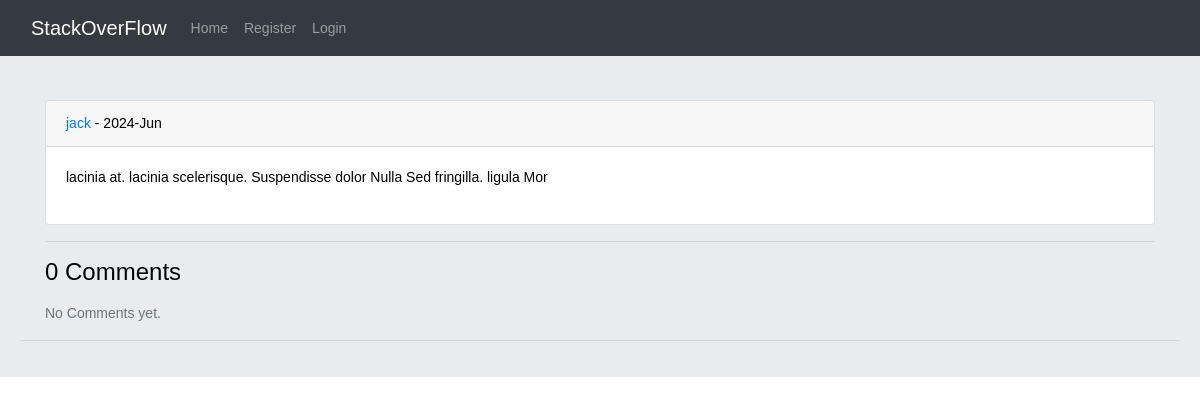
Page /post/30/lacinia-at-lacinia-scelerisqu/ on the committed database.
### home/models.py (models this page shows, shortened)
class Post(models.Model):
    user = models.ForeignKey(User, on_delete=models.CASCADE, related_name='posts')
    body = models.TextField()
    slug = models.SlugField(unique=True)
    created = models.DateTimeField(auto_now_add=True)
    updated = models.DateTimeField(auto_now=True)
    class Meta:
        ordering = ('-created',)

### home/views.py (the view, shortened to what this page needs)
# urls.py: path('post/<int:pk>/<slug:slug>/', views.PostDetailView.as_view(), name='post-detail'),
class PostDetailView(View):
    form_class = CommentForm
    form_class_reply = CommentReplyForm
    def setup(self, request, *args, **kwargs):
        self.post_instance = get_object_or_404(
            Post, pk=kwargs['pk'], slug=kwargs['slug'])
        return super().setup(request, *args, **kwargs)
    def get(self, request, pk, slug):
        comments = self.post_instance.pcomments.filter(is_reply=False)
        return render(request, 'home/detail.html',
                      {'post': self.post_instance, 'comments': comments, 'form': self.form_class, 'reply_form': self.form_class_reply})

### home/templates/home/detail.html (shortened to what this page needs)
{% extends '_base.html' %}
{% block content %}
<div class="container mt-4">
    <div class="card">
        <div class="card-header">
            <a href="{% url 'accounts:user-profile' post.user.id %}" class="text-decoration-none">{{ post.user.username}}</a>
            - {{ post.updated|date:"Y-M" }}
        </div>
        <div class="card-body">
            <p>{{ post.body }}</p>
        </div>
    </div>
    <hr>
    <h4>{{ comments.count }} Comments</h4>
    {% for comment in comments %}
    <div class="card mt-3">
        <div class="card-header">
            {{ comment.user }} | {{ comment.created|timesince }}
        </div>
        <div class="card-body">
            <p>{{ comment.body }}</p>
        </div>
        {% with replies=comment.rcomments.all %}
        <div class="card-footer">
            {% for reply in replies %}
            <div class="bg-light p-2 mt-2">
                <p class="text-muted">{{ reply.user }}</p>
                <p>{{ reply.body }}</p>
            </div>
            {% endfor %}
            {% if request.user.is_authenticated %}
            <div class="mt-3">
                <form action="{% url 'home:add-reply' post.pk  comment.pk %}" method="post">
                    {% csrf_token %}
                    {{ reply_form.as_p }}
                    <button type="submit" class="btn btn-sm btn-primary mt-2">Send Reply</button>
                </form>
            </div>
            {% endif %}
        </div>
        {% endwith %}
    </div>
    {% empty %}
    <p class="text-muted mt-3">No Comments yet.</p>
    {% endfor %}
</div>
<hr>
{% endblock %}

### templates/_base.html (style rules this page uses)
body { font-family: Verdana, Geneva, Tahoma, sans-serif; font-size: 14px; color: black; }

### rows in the picture
Post: user.username "jack", updated "2024-Jun", body "lacinia at. lacinia scelerisque. Suspendisse dolor Nulla Sed fringilla. ligula Mor"

### other values in the picture
{{ comments.count }} "0"
